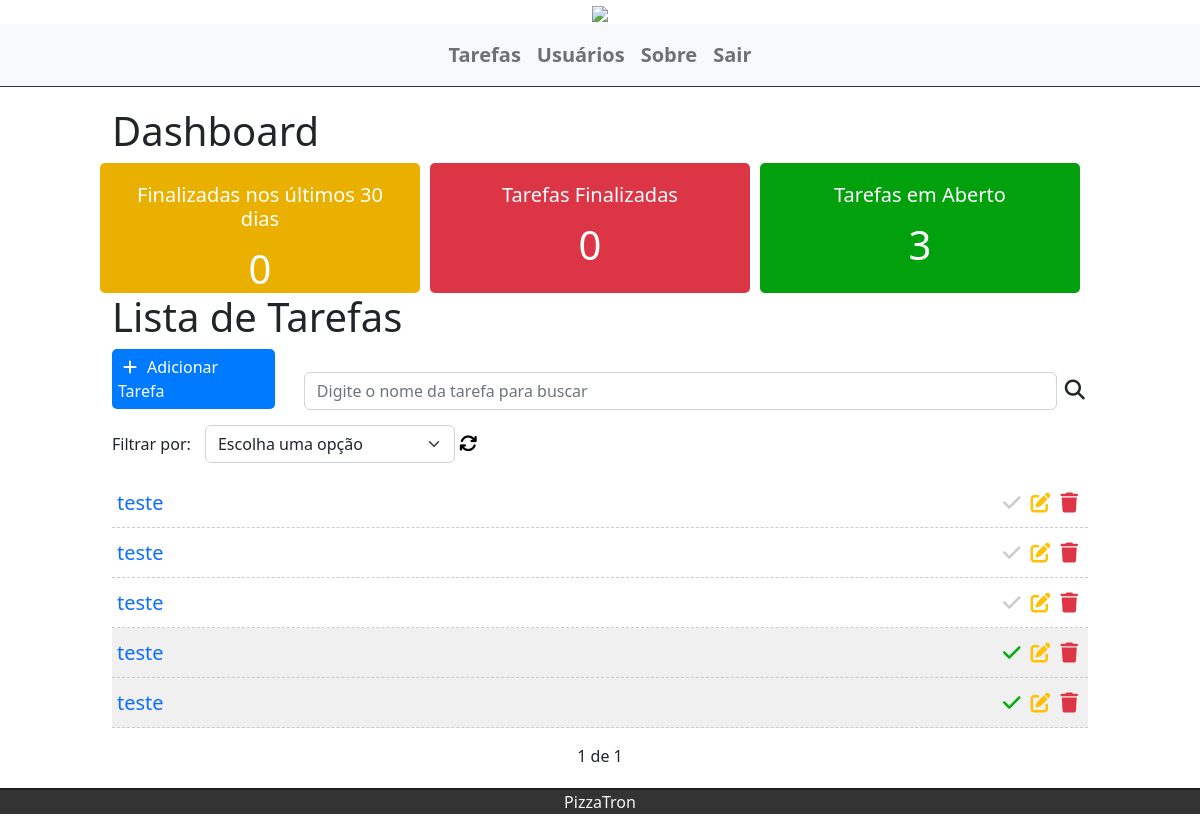
Page / (signed in) on the earlier database version.
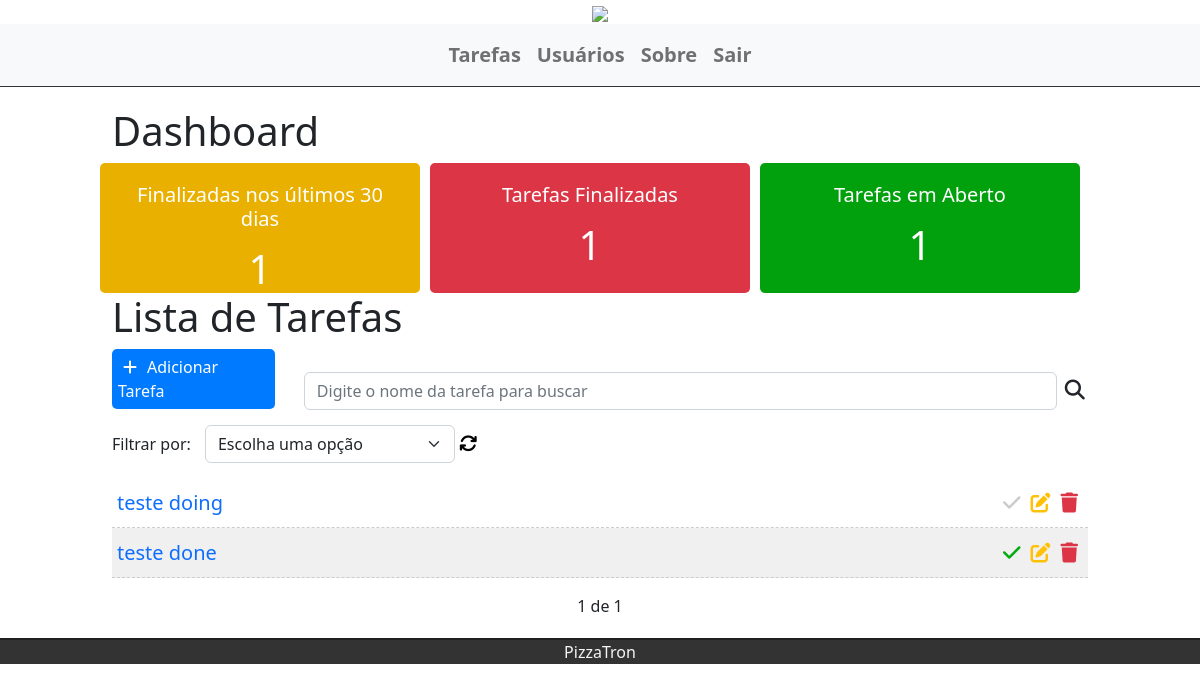
Same page on the later database version.
### tasks/models.py (models this page shows, shortened)
class Task(models.Model):
    STATUS = (
        ('doing', 'doing'),
        ('done', 'done'),
    )
    title = models.CharField(max_length=255)
    description = models.TextField()
    adress = models.CharField(max_length=255)
    done = models.CharField(
        max_length=5,
        choices=STATUS,
    )
    user = models.ForeignKey(get_user_model(), on_delete=models.CASCADE)
    create_at = models.DateTimeField(auto_now_add=True)
    update_at = models.DateTimeField(auto_now=True)

### tasks/views.py (the view)
# urls.py: path('', views.taskList, name='task-list'),
@login_required
def taskList(request):
    search = request.GET.get('search')
    filter = request.GET.get('filter')
    tasksDoneRecently = Task.objects.filter(
        done='done', update_at__gt=datetime.datetime.now()-datetime.timedelta(30)).count()
    tasksDone = Task.objects.filter(done='done', user=request.user).count()
    tasksDoing = Task.objects.filter(done='doing', user=request.user).count()
    if search:
        tasks = Task.objects.filter(title__icontains=search, user=request.user)
    elif filter:
        tasks = Task.objects.filter(done=filter, user=request.user)
    else:
        tasks_list = Task.objects.all().order_by(
            '-create_at').filter(user=request.user)
        paginator = Paginator(tasks_list, 5)
        page = request.GET.get('page')
        tasks = paginator.get_page(page)
    return render(request, 'tasks/list.html', {'tasks': tasks, 'tasksrecently': tasksDoneRecently, 'tasksdone': tasksDone, 'tasksdoing': tasksDoing})

### tasks/templates/tasks/list.html (shortened to what this page needs)
{% extends 'base.html' %}
{% block content %}
    <div class="offset-1 col-10 list-div">
        <div class="container dashboard">
            <h1>Dashboard</h1>
            <div class="row">
                <div class="col-4 dashboard-box" id="dashboard-lastdays">
                    <h4>Finalizadas nos últimos 30 dias</h4>
                    <span>{{ tasksrecently }}</span>
                </div>
                <div class="col-4 dashboard-box" id="dashboard-done">
                    <h4>Tarefas Finalizadas</h4>
                    <span>{{ tasksdone }}</span>
                </div>
                <div class="col-4 dashboard-box" id="dashboard-doing">
                    <h4>Tarefas em Aberto</h4>
                    <span>{{ tasksdoing }}</span>
                </div>
            </div>
        </div>
        <div class="container">
            <h1>Lista de Tarefas</h1>
            <div>
                <a id="add-link" href="newtask/">
                    <div class="col-2 add-div">
                        <i class="fas fa-plus"></i>Adicionar Tarefa
                    </div>
                </a>
                <div class="col-9 search-div">
                    <form method="GET" id="search-form" class="d-flex">
                        <input class="form-control me-2"
                               type="text"
                               id="search"
                               name="search"
                               placeholder="Digite o nome da tarefa para buscar"
                               aria-label="search"
                               value="{{ request.GET.search }}">
                        <i class="fa-solid fa-magnifying-glass" id="search-btn"></i>
                    </form>
                </div>
            </div>
            <div class="col-12 filter-div">
                <span>Filtrar por:</span>
                <select name="filter" id="filter" class="form-select">
                    <option value="">
                        Escolha uma opção
                    </option>
                </select>
                <a href="http://127.0.0.1:8000/"><i class="fa-solid fa-arrows-rotate" id="refresh-btn"></i></a>
            </div>
            <ul class="task-list">
                {% for task in tasks %}
                    {% if task.done == 'doing' %}
                        <li class="task-item">
                        {% else %}
                            <li class="task-item done">
                            {% endif %}
                            <span><a class="hyperlink" href="/tasks/{{ task.id }}">{{ task.title }}</a></span>
                            <a href="delete/{{ task.id }}" class="delete-btn"><span><i class="fas fa-trash"></i></span></a>
                            <a href="edit/{{ task.id }}"><span><i class="fas fa-edit"></i></span></a>
                            <a href="changestatus/{{ task.id }}"><span><i class="fas fa-check"></i></span></a>
                        </li>
                    {% endfor %}
                </ul>
                <div class="pagination">
                    <span class="step-links">
                        {% if tasks.paginator.num_pages %}
                            <span class="current">{{ tasks.number }} de {{ tasks.paginator.num_pages }}</span>
                        {% endif %}
                    </span>
                </div>
            </div>
        {% endblock %}

Differences in the rows shown:
removed Task: title "teste"
removed Task: title "teste"
removed Task: title "teste"
removed Task: title "teste"
removed Task: title "teste"
added Task: title "teste doing"
added Task: title "teste done"
Other differences:
{{ tasksrecently }}: "0" → "1"
{{ tasksdone }}: "0" → "1"
{{ tasksdoing }}: "3" → "1"
